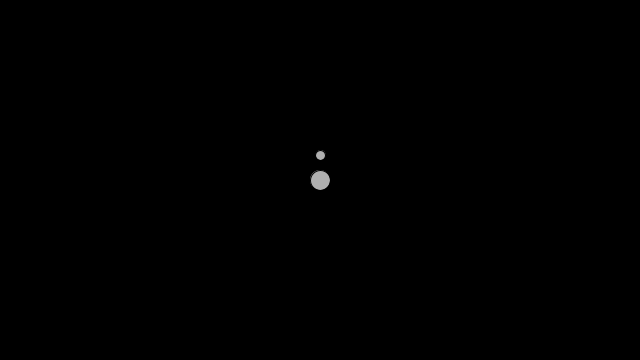
Frame 1 (no input)
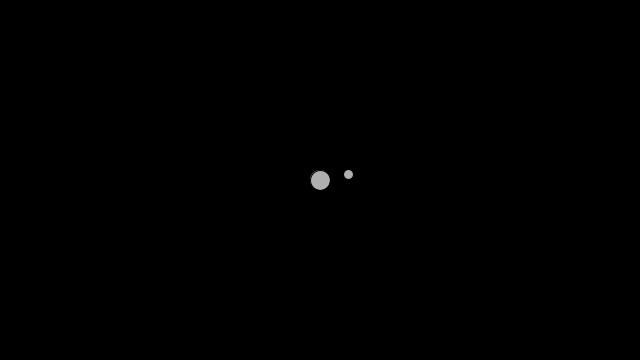
Frame 60 (the mouse pressed at the canvas centre just before this capture)
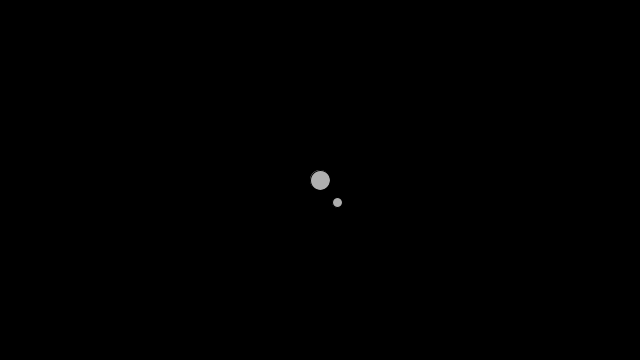
Frame 120 (the mouse held since frame 60 and released just before this capture)

The Processing sketch that drew these frames (run headless with seeded random() and noise(); from frame 60 on, the mouse is pressed at the canvas centre):

// Processing sketch: gravitational_attraction
// ── gravitational_attraction.pde
class Attractor{
  PVector loc;
  float G, mass, s;
  
  Attractor(){
    loc = new PVector(width/2, height/2);
    G = 0.4;
    mass = 20;
    s = 20;
  }
  
  PVector attract(Mover m){
    PVector force = PVector.sub(loc, m.loc);
    float dist = force.mag();
    dist = constrain(dist, 5.0, 25.0);
    float strength = G * (mass * m.mass) / sq(dist);
    force.setMag(strength);
    return force;
  }
  
  void display(){
    fill(175);
    ellipse(loc.x, loc.y, s, s);
  }
}

// ── main.pde
Attractor attractor;
Mover mover;

void setup(){
  size(640, 360);
  mover = new Mover();
  attractor = new Attractor();
}

void draw(){
  background(0);
  
  mover.applyForce(attractor.attract(mover));
  mover.update();
  
  attractor.display();
  mover.display();
}

// ── mover.pde
class Mover {
  PVector loc, vel, acc;
  float mass, s;
  
  Mover() {
    loc = new PVector(width/2, height/2 - 25);
    vel = new PVector(0.65, 0);
    acc = new PVector(0, 0);
    
    mass = 1;
    s = 10;
  }
  
  void applyForce(PVector force) {
    PVector f = PVector.div(force, mass);
    acc.add(f);
  }
  
  void update() {
    vel.add(acc);
    loc.add(vel);
    acc.mult(0);                           
  }
  
  void display() {
    stroke(0);
    fill(175);
    ellipse(loc.x, loc.y, s, s);
  }
}
